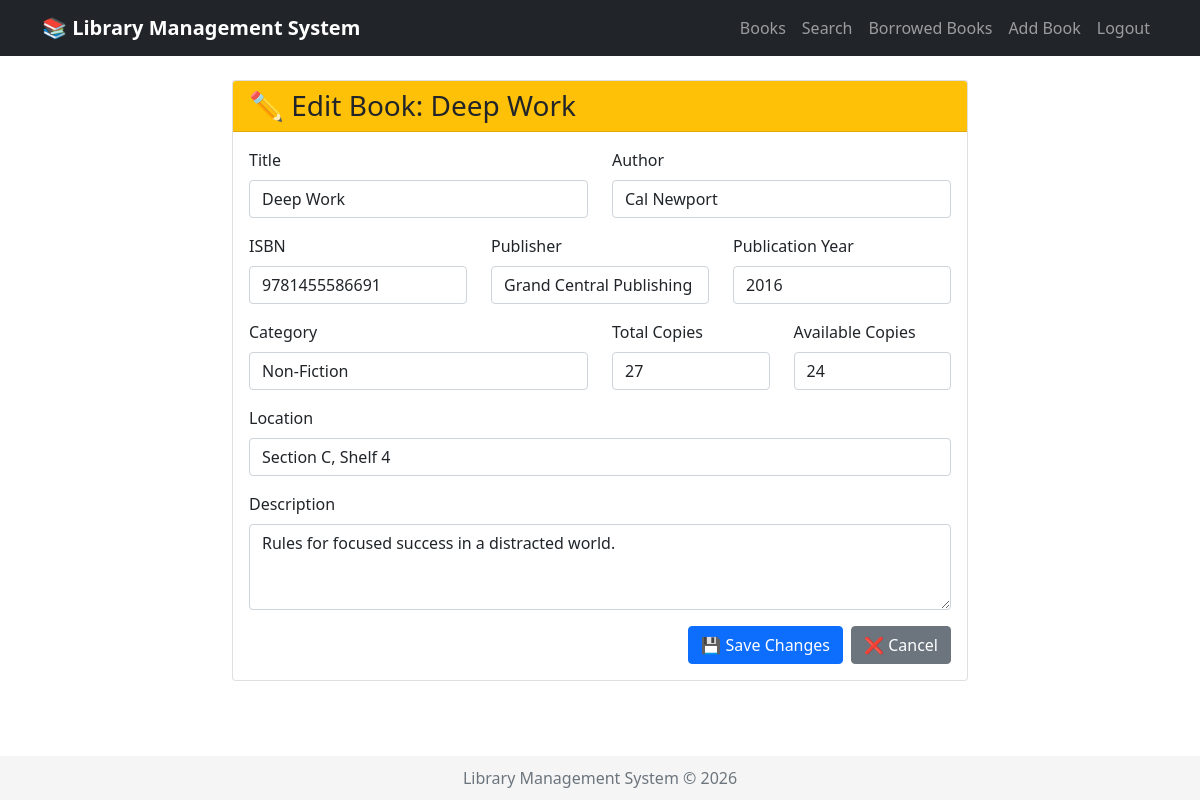
Screenshot of /books/edit/9/ (signed in) with the database file from the repository.
### books/models.py (models this page shows, shortened)
class Book(models.Model):
    title = models.CharField(max_length=200)
    author = models.CharField(max_length=100)
    isbn = models.CharField(max_length=13, unique=True)
    publisher = models.CharField(max_length=100)
    publication_year = models.IntegerField()
    category = models.CharField(max_length=50)
    total_copies = models.IntegerField(default=1)
    available_copies = models.IntegerField(default=1)
    location = models.CharField(max_length=50, blank=True)
    description = models.TextField(blank=True)
    created_at = models.DateTimeField(auto_now_add=True)
    updated_at = models.DateTimeField(auto_now=True)
    class Meta:
        ordering = ['title']

### books/views.py (the view)
# urls.py: path('books/edit/<int:book_id>/', views.edit_book, name='edit_book'),
@login_required
@user_passes_test(is_admin)
def edit_book(request, book_id):
    book = get_object_or_404(Book, id=book_id)
    if request.method == 'POST':
        form = BookForm(request.POST, instance=book)
        if form.is_valid():
            form.save()
            messages.success(request, f'Book "{book.title}" updated successfully!')
            return redirect('book_list')
    else:
        form = BookForm(instance=book)
    return render(request, 'edit_book.html', {'form': form, 'book': book})

### books/views.py (called while the page is built)
def is_admin(user):
    return user.is_staff or user.is_superuser

### books/templates/edit_book.html (shortened to what this page needs)
{% extends 'base.html' %}
{% block content %}
<div class="row">
    <div class="col-md-8 offset-md-2">
        <div class="card">
            <div class="card-header bg-warning">
                <h3 class="mb-0">✏️ Edit Book: {{ book.title }}</h3>
            </div>
            <div class="card-body">
                <form method="post">
                    <div class="row">
                        <div class="col-md-6 mb-3">
                            <label for="{{ form.title.id_for_label }}" class="form-label">Title</label>
                            {{ form.title }}
                        </div>
                        <div class="col-md-6 mb-3">
                            <label for="{{ form.author.id_for_label }}" class="form-label">Author</label>
                            {{ form.author }}
                        </div>
                    </div>
                    <div class="row">
                        <div class="col-md-4 mb-3">
                            <label for="{{ form.isbn.id_for_label }}" class="form-label">ISBN</label>
                            {{ form.isbn }}
                        </div>
                        <div class="col-md-4 mb-3">
                            <label for="{{ form.publisher.id_for_label }}" class="form-label">Publisher</label>
                            {{ form.publisher }}
                        </div>
                        <div class="col-md-4 mb-3">
                            <label for="{{ form.publication_year.id_for_label }}" class="form-label">Publication Year</label>
                            {{ form.publication_year }}
                        </div>
                    </div>
                    <div class="row">
                        <div class="col-md-6 mb-3">
                            <label for="{{ form.category.id_for_label }}" class="form-label">Category</label>
                            {{ form.category }}
                        </div>
                        <div class="col-md-3 mb-3">
                            <label for="{{ form.total_copies.id_for_label }}" class="form-label">Total Copies</label>
                            {{ form.total_copies }}
                        </div>
                        <div class="col-md-3 mb-3">
                            <label for="{{ form.available_copies.id_for_label }}" class="form-label">Available Copies</label>
                            {{ form.available_copies }}
                        </div>
                    </div>
                    <div class="mb-3">
                        <label for="{{ form.location.id_for_label }}" class="form-label">Location</label>
                        {{ form.location }}
                    </div>
                    <div class="mb-3">
                        <label for="{{ form.description.id_for_label }}" class="form-label">Description</label>
                        {{ form.description }}
                    </div>
                    <div class="d-grid gap-2 d-md-flex justify-content-md-end">
                        <button type="submit" class="btn btn-primary">💾 Save Changes</button>
                        <a href="{% url 'book_list' %}" class="btn btn-secondary">❌ Cancel</a>
                    </div>
                </form>
            </div>
        </div>
    </div>
</div>
{% endblock %}

### rows the page displays
Book: title "Deep Work", author "Cal Newport", isbn "9781455586691", publisher "Grand Central Publishing", publication_year "2016", category "Non-Fiction", total_copies "27", available_copies "24", location "Section C, Shelf 4", description "Rules for focused success in a distracted world."
